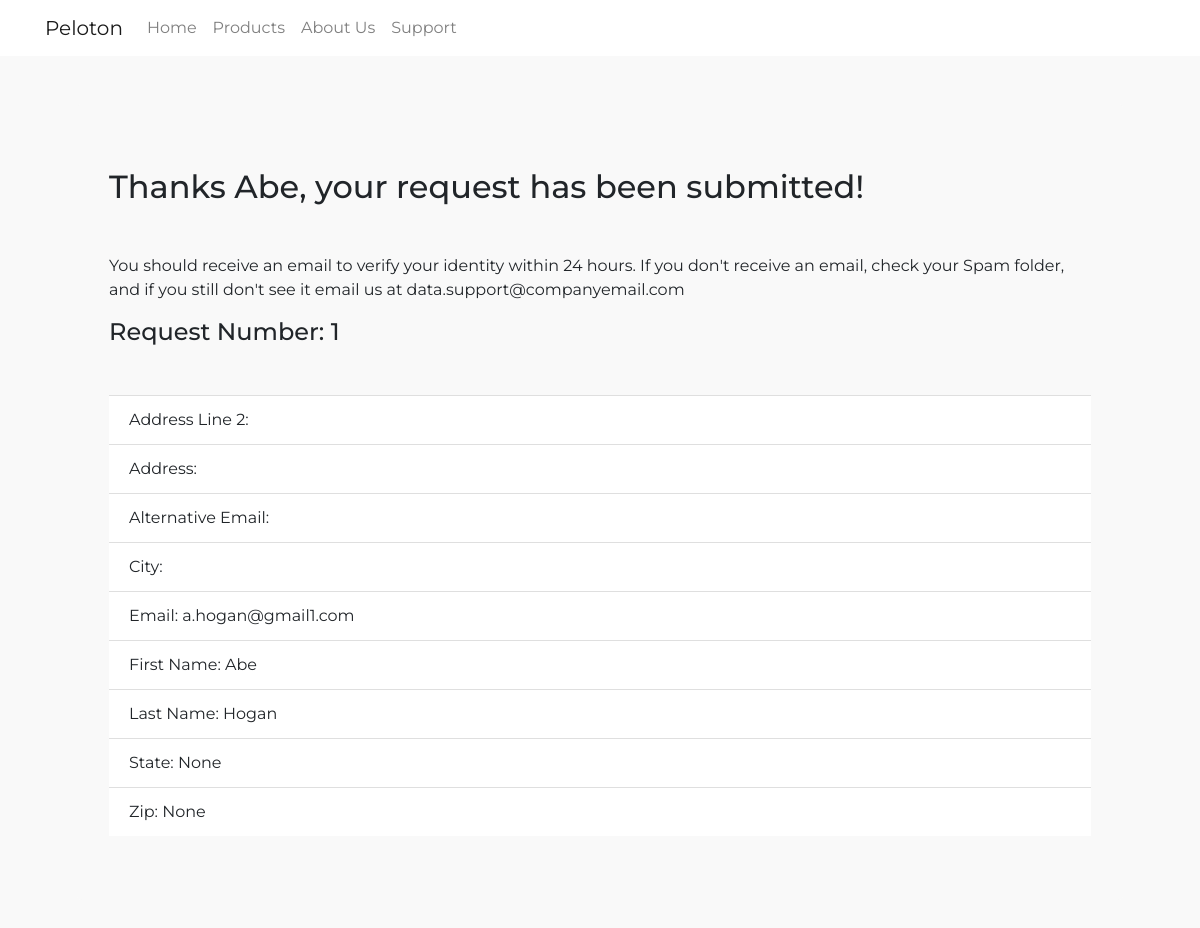
/request/1/, run on an earlier commit of the app's database.
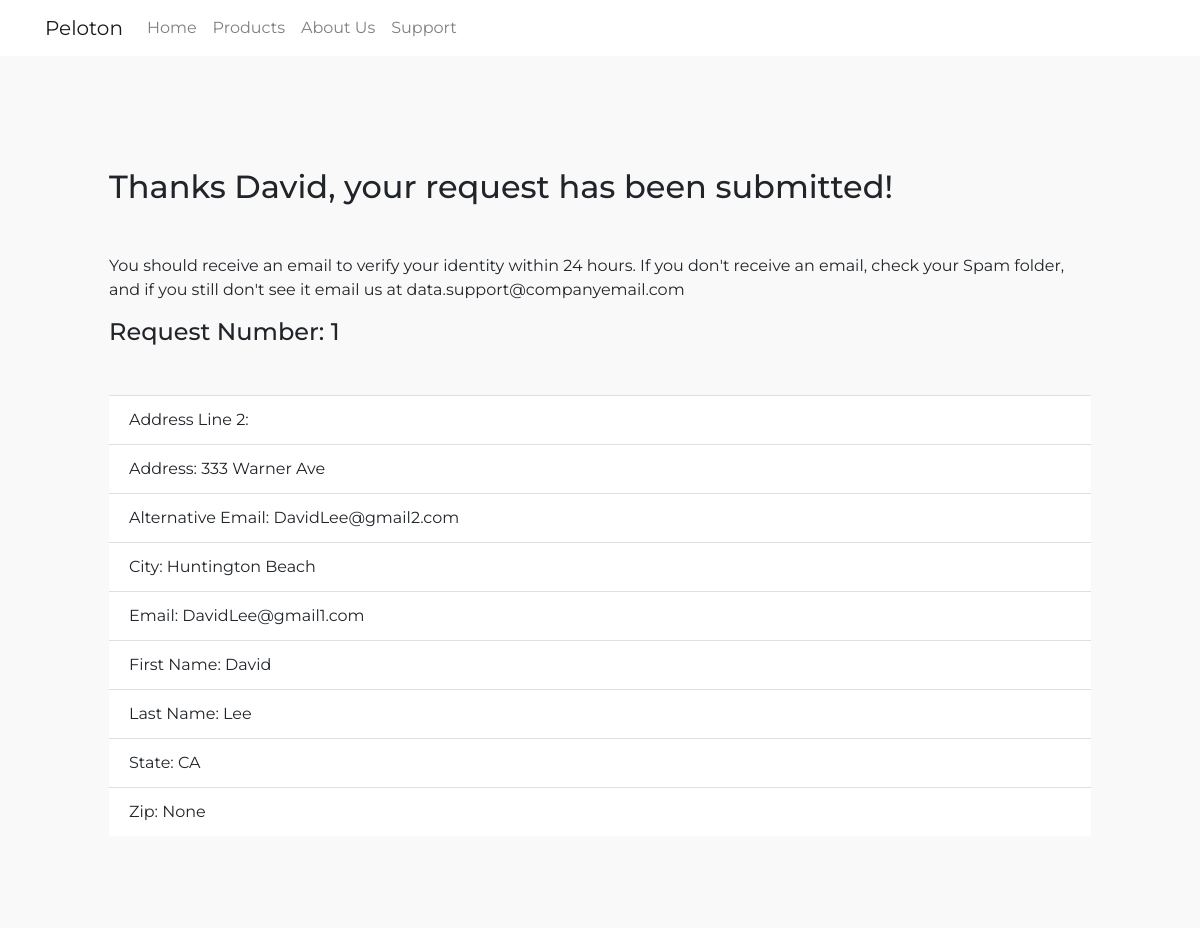
And on a later commit of the database.
### request_form_app/models.py (models this page shows, shortened)
class Request(models.Model):
	request_source_choices = (
		('none','None'),
		('email','Email'),
		('phone','Phone'),
		('web','Web')
		)
	priority_choices = (
		('low','Low'),
		('medium','Medium'),
		('high','High')
		)
	stage_choices = (
		('new','New'),
		('in progress','In Progress'),
		('ready to review','Ready for Review'),
		('ready for consumer','Ready for Consumer'),
		('completed', 'Completed'),
		('past due', 'Past Due')
		)
	request_choices = (
		('yes','Yes please'),
		('no', 'Not right now')
		)
	data_ready_to_send_choices = (
		('yes','Yes'),
		('no','No')
		)
	status_choices = (
		('green','Green'),
		('yellow','Yellow'),
		('orange','Orange'),
		('red','Red'),
		)
	consumer = models.ForeignKey(Consumer, on_delete=models.CASCADE,null=True,blank=True)
	company_requested = models.ForeignKey(Company,on_delete=models.CASCADE,null=True,blank=True)
	request_source = models.CharField(max_length=20,choices=request_source_choices,default='none')
	website_source = models.URLField(max_length=200,blank=True)
	delete_request = models.CharField(max_length=5,choices=request_choices,default='no')
	what_request = models.CharField(max_length=5,choices=request_choices,default='no')
	who_request = models.CharField(max_length=5,choices=request_choices,default='no')
	opt_out_request = models.CharField(max_length=5,choices=request_choices,default='no')
	priority = models.CharField(max_length=10,choices=priority_choices,default='low')
	escalated = models.BooleanField(null=True)
	stage = models.CharField(max_length=20,choices=stage_choices,default='new')
	created_at = models.DateField(auto_now_add=True)
	updated_at = models.DateField(auto_now=True)
	first_name = models.CharField(max_length=256,blank=False)
	last_name = models.CharField(max_length=256,blank=False)
	email = models.EmailField(max_length=256,blank=False)
	alternative_email = models.EmailField(max_length=256,blank=True)
	phone = models.CharField(max_length=13,blank=True)
	alternative_phone = models.CharField(max_length=13,blank=True)
	primary_address = models.CharField(max_length=256,blank=True)
	primary_address_line_two = models.CharField(max_length=256,blank=True)
	primary_city = models.CharField(max_length=256,blank=True)
	primary_state = USStateField(null=True,blank=True)
	primary_zip = USZipCodeField(null=True,blank=True)
	primary_country = models.CharField(max_length=256,blank=True)
	alternative_address = models.CharField(max_length=256,blank=True)
	alternative_address_line_two = models.CharField(max_length=256,blank=True)
	alternative_city = models.CharField(max_length=256,blank=True)
	alternative_state = models.CharField(max_length=256,blank=True)
	alternative_country = models.CharField(max_length=256,blank=True)
	ssn = USSocialSecurityNumberField(null=True,blank=True)
	driver_license_number = models.CharField(max_length=10,blank=True)
	driver_license_state = models.CharField(max_length=2,blank=True)
	date_of_birth = models.DateField(null=True,blank=True)
	terms_of_service_signed = models.BooleanField(default=False)
	data_ready_to_send = models.CharField(max_length=5,choices=data_ready_to_send_choices,default='no')
	status = models.CharField(max_length=10,choices=status_choices,default='green')
	days_open = models.IntegerField(default='1',null=False)

### request_form_app/views.py (the view, shortened to what this page needs)
# urls.py: path('<int:pk>/',views.RequestDetailView.as_view(),name='request_detail')
class RequestDetailView(DetailView):
	model = Request
	template_name = 'request_form_app/request_detail.html'

### request_form_app/templates/request_form_app/request_detail.html
{% extends 'request_form_app/base.html' %}
{% load static %}
{% block body_block %}
<div class="container case-data">
		<div class="jumbotron case-form-jumbo">
		<h2 class="mb-5">Thanks {{request.first_name}}, your request has been submitted!</h2>
		<p class="sub-title=class">You should receive an email to verify your identity within 24 hours. If you don't receive an email, check your Spam folder, and if you still don't see it email us at data.support@companyemail.com</p>
		<div class="case-form-detail">
				<h4 class="mb-5">Request Number: {{request.id}}</h4>
				<ul class="list-group list-group-flush">
					<li class="list-group-item">Address Line 2: {{request.primary_address_line_two}}</li>
					<li class="list-group-item">Address: {{request.primary_address}}</li>
					<li class="list-group-item">Alternative Email: {{request.alternative_email}}</li>
					<li class="list-group-item">City: {{request.primary_city}}</li>
					<li class="list-group-item">Email: {{request.email}}</li>
					<li class="list-group-item">First Name: {{request.first_name}}</li>
					<li class="list-group-item">Last Name: {{request.last_name}}</li>
					<li class="list-group-item">State: {{request.primary_state}}</li>
					<li class="list-group-item">Zip: {{request.primary_zip}}</li>
				</ul>
			</div>
		</div>
	</div>
{% endblock %}

What changed in the data, as far as the page shows it:
changed Request "None": first_name "Abe" → "David"; primary_address (not shown) → "333 Warner Ave"; alternative_email (not shown) → "DavidLee@gmail2.com"; primary_city (not shown) → "Huntington Beach"; email "a.hogan@gmail1.com" → "DavidLee@gmail1.com"; last_name "Hogan" → "Lee"; primary_state "None" → "CA"
